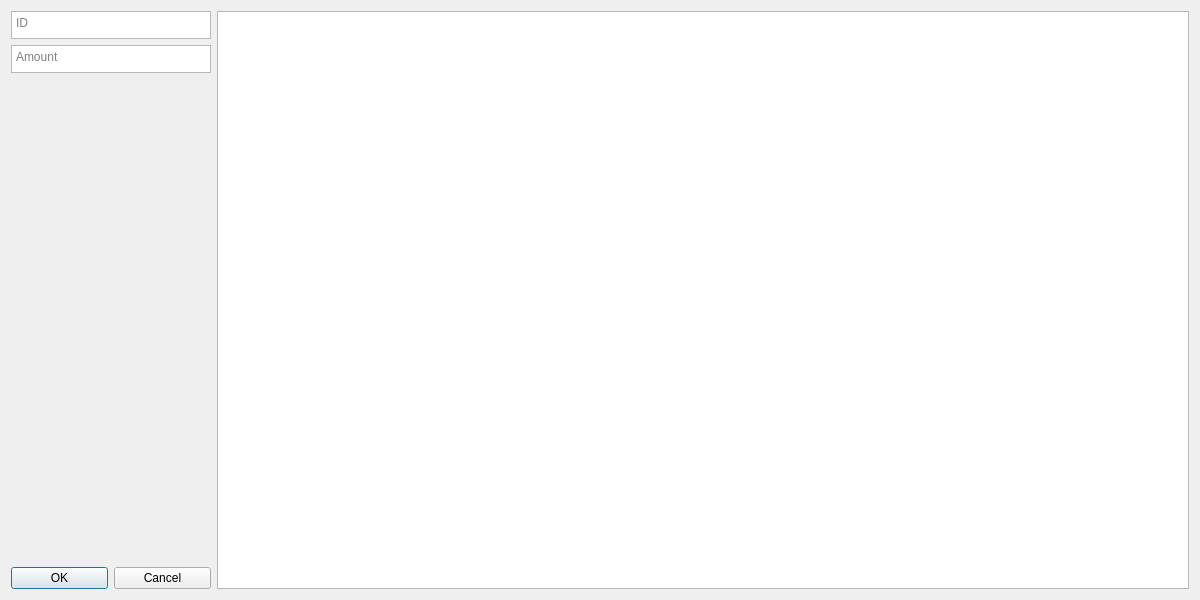
<?xml version="1.0" encoding="UTF-8"?>
<ui version="4.0">
 <class>addNewItem</class>
 <widget class="QDialog" name="addNewItem">
  <property name="geometry">
   <rect>
    <x>0</x>
    <y>0</y>
    <width>1200</width>
    <height>600</height>
   </rect>
  </property>
  <property name="windowTitle">
   <string>Dialog</string>
  </property>
  <layout class="QHBoxLayout" name="horizontalLayout">
   <item>
    <layout class="QVBoxLayout" name="verticalLayout">
     <item>
      <widget class="QPlainTextEdit" name="inputID">
       <property name="sizePolicy">
        <sizepolicy hsizetype="Maximum" vsizetype="Maximum">
         <horstretch>0</horstretch>
         <verstretch>0</verstretch>
        </sizepolicy>
       </property>
       <property name="maximumSize">
        <size>
         <width>200</width>
         <height>28</height>
        </size>
       </property>
       <property name="inputMethodHints">
        <set>Qt::ImhNone</set>
       </property>
       <property name="tabChangesFocus">
        <bool>true</bool>
       </property>
       <property name="lineWrapMode">
        <enum>QPlainTextEdit::NoWrap</enum>
       </property>
       <property name="tabStopWidth">
        <number>80</number>
       </property>
       <property name="tabStopDistance">
        <double>80.000000000000000</double>
       </property>
       <property name="maximumBlockCount">
        <number>1</number>
       </property>
       <property name="placeholderText">
        <string>ID</string>
       </property>
      </widget>
     </item>
     <item>
      <widget class="QPlainTextEdit" name="inputAmount">
       <property name="sizePolicy">
        <sizepolicy hsizetype="Maximum" vsizetype="Expanding">
         <horstretch>0</horstretch>
         <verstretch>0</verstretch>
        </sizepolicy>
       </property>
       <property name="maximumSize">
        <size>
         <width>200</width>
         <height>28</height>
        </size>
       </property>
       <property name="sizeIncrement">
        <size>
         <width>0</width>
         <height>0</height>
        </size>
       </property>
       <property name="inputMethodHints">
        <set>Qt::ImhPreferNumbers</set>
       </property>
       <property name="tabChangesFocus">
        <bool>true</bool>
       </property>
       <property name="lineWrapMode">
        <enum>QPlainTextEdit::NoWrap</enum>
       </property>
       <property name="tabStopWidth">
        <number>80</number>
       </property>
       <property name="tabStopDistance">
        <double>80.000000000000000</double>
       </property>
       <property name="maximumBlockCount">
        <number>1</number>
       </property>
       <property name="placeholderText">
        <string>Amount</string>
       </property>
      </widget>
     </item>
     <item>
      <spacer name="verticalSpacer">
       <property name="orientation">
        <enum>Qt::Vertical</enum>
       </property>
       <property name="sizeHint" stdset="0">
        <size>
         <width>20</width>
         <height>40</height>
        </size>
       </property>
      </spacer>
     </item>
     <item>
      <layout class="QHBoxLayout" name="horizontalLayout_2">
       <item>
        <widget class="QPushButton" name="pushButtonOk">
         <property name="text">
          <string>OK</string>
         </property>
         <property name="icon">
          <iconset resource="resources.qrc">
           <normaloff>:/icons/resources/icons/check-circle.svg</normaloff>:/icons/resources/icons/check-circle.svg</iconset>
         </property>
        </widget>
       </item>
       <item>
        <widget class="QPushButton" name="pushButtonCancel">
         <property name="text">
          <string>Cancel</string>
         </property>
         <property name="icon">
          <iconset resource="resources.qrc">
           <normaloff>:/icons/resources/icons/x-circle.svg</normaloff>:/icons/resources/icons/x-circle.svg</iconset>
         </property>
        </widget>
       </item>
      </layout>
     </item>
    </layout>
   </item>
   <item>
    <widget class="QListView" name="listViewItems">
     <property name="minimumSize">
      <size>
       <width>400</width>
       <height>0</height>
      </size>
     </property>
     <property name="font">
      <font>
       <family>FreeMono</family>
       <pointsize>16</pointsize>
      </font>
     </property>
     <property name="editTriggers">
      <set>QAbstractItemView::NoEditTriggers</set>
     </property>
    </widget>
   </item>
  </layout>
 </widget>
 <resources>
  <include location="resources.qrc"/>
 </resources>
 <connections/>
</ui>
